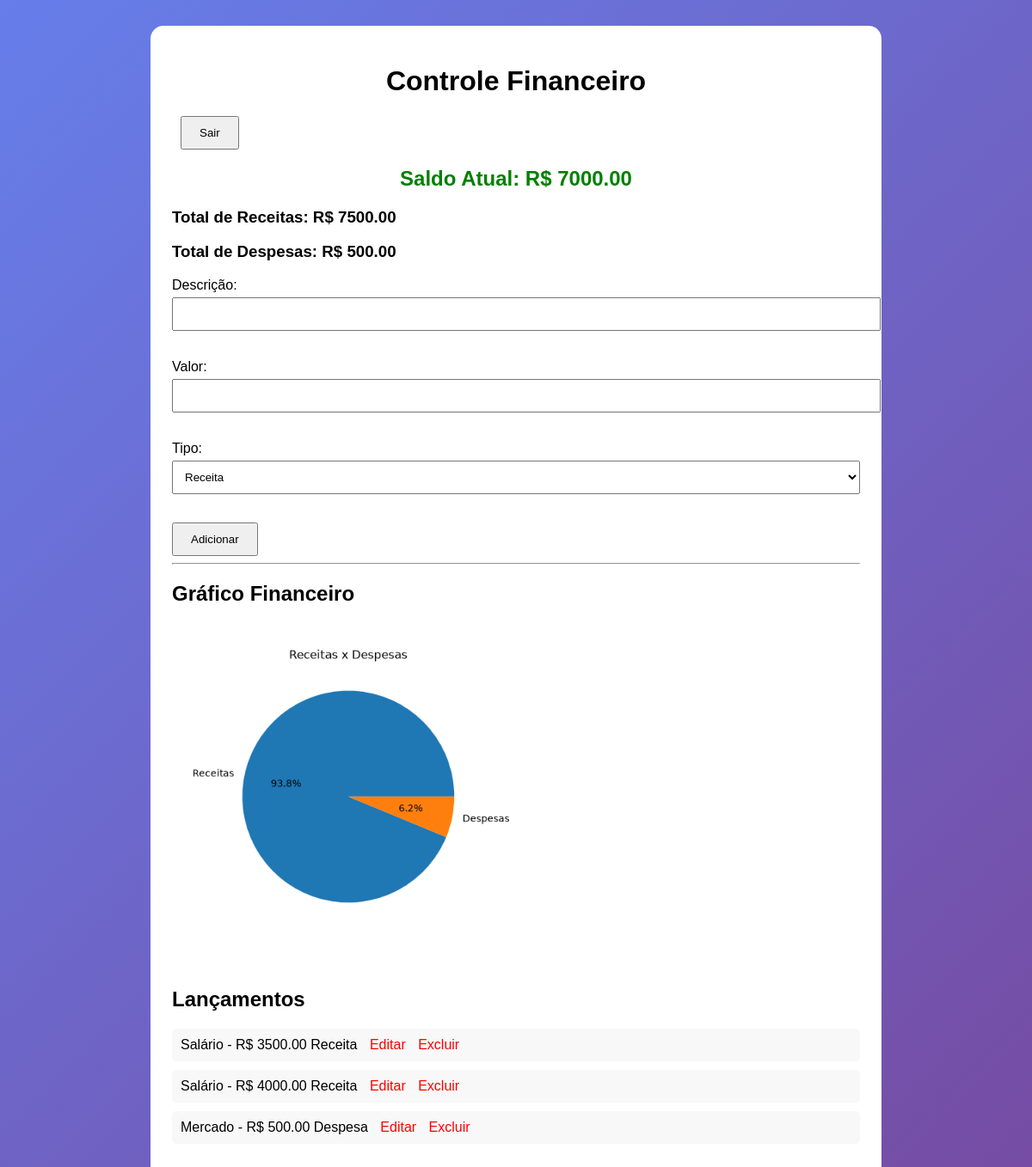
/ (signed in), run on the app's committed database.
### tables this page shows
CREATE TABLE lancamentos (
    id INTEGER PRIMARY KEY AUTOINCREMENT,
    descricao TEXT NOT NULL,
    valor REAL NOT NULL,
    tipo TEXT NOT NULL
);

### app.py (the view, shortened to what this page needs)
@app.route('/', methods=['GET', 'POST'])
def home():
    if 'usuario' not in session:
        return redirect('/login')
    conexao = sqlite3.connect('financeiro.db')
    cursor = conexao.cursor()
    cursor.execute("SELECT * FROM lancamentos")
    lancamentos = cursor.fetchall()
    saldo = 0
    receitas = 0
    despesas = 0
    for lancamento in lancamentos:
        if lancamento[3] == "Receita":
            saldo += lancamento[2]
            receitas += lancamento[2]
        else:
            saldo -= lancamento[2]
            despesas += lancamento[2]
    plt.figure(figsize=(5, 5))
    plt.pie(
        [receitas, despesas],
        labels=['Receitas', 'Despesas'],
        autopct='%1.1f%%'
    )
    plt.title('Receitas x Despesas')
    plt.savefig('static/grafico.png')
    plt.close()
    conexao.close()
    return render_template(
    'index.html',
    lancamentos=lancamentos,
    saldo=saldo,
    receitas=receitas,
    despesas=despesas
)

### templates/index.html (shortened to what this page needs)
<!DOCTYPE html>
<html>
<head>
    <link rel="stylesheet" href="{{ url_for('static', filename='style.css') }}">
</head>
<body>
<div class="container">
    <h1>Controle Financeiro</h1>
<a href="/logout">
    <button>Sair</button>
</a>
   <h2 class="saldo">Saldo Atual: R$ {{ "%.2f"|format(saldo) }}</h2>
<h3>Total de Receitas: R$ {{ "%.2f"|format(receitas) }}</h3>
<h3>Total de Despesas: R$ {{ "%.2f"|format(despesas) }}</h3>
    <form method="POST">
        <label>Descrição:</label><br>
        <input type="text" name="descricao" required><br><br>
        <label>Valor:</label><br>
        <input type="number" step="0.01" name="valor" required><br><br>
        <label>Tipo:</label><br>
        <select name="tipo">
            <option>Receita</option>
        </select><br><br>
        <button type="submit">Adicionar</button>
    </form>
    <hr>
<h2>Gráfico Financeiro</h2>
<img src="{{ url_for('static', filename='grafico.png') }}" width="400">
    <h2>Lançamentos</h2>
   <ul>
    {% for lancamento in lancamentos %}
        <li>
            {{ lancamento[1] }} -
            R$ {{ "%.2f"|format(lancamento[2]) }}
            {{ lancamento[3] }}
<a href="/editar/{{ lancamento[0] }}">
    Editar
</a>
            <a href="/excluir/{{ lancamento[0] }}">
                Excluir
            </a>
        </li>
    {% endfor %}
</ul>
</div>
</body>
</html>

### static/style.css (style rules this page uses)
body { font-family: Arial, sans-serif; background: linear-gradient(135deg, #667eea, #764ba2); margin: 0; padding: 30px; }
.container { max-width: 800px; margin: auto; background: white; padding: 25px; border-radius: 15px; }
h1 { text-align: center; }
.saldo { text-align: center; color: green; }
input, select { width: 100%; padding: 10px; margin-top: 5px; margin-bottom: 15px; }
button { padding: 10px 20px; cursor: pointer; }
ul { list-style: none; padding: 0; }
li { background: #f8f8f8; margin-bottom: 10px; padding: 10px; border-radius: 5px; }
a { color: red; text-decoration: none; margin-left: 10px; }

### data on the page
lancamentos: descricao "Salário", valor "3500.00", tipo "Receita"
lancamentos: descricao "Salário", valor "4000.00", tipo "Receita"
lancamentos: descricao "Mercado", valor "500.00", tipo "Despesa"

### other printed values
{{ "%.2f"|format(saldo) }} "7000.00"
{{ "%.2f"|format(receitas) }} "7500.00"
{{ "%.2f"|format(despesas) }} "500.00"
